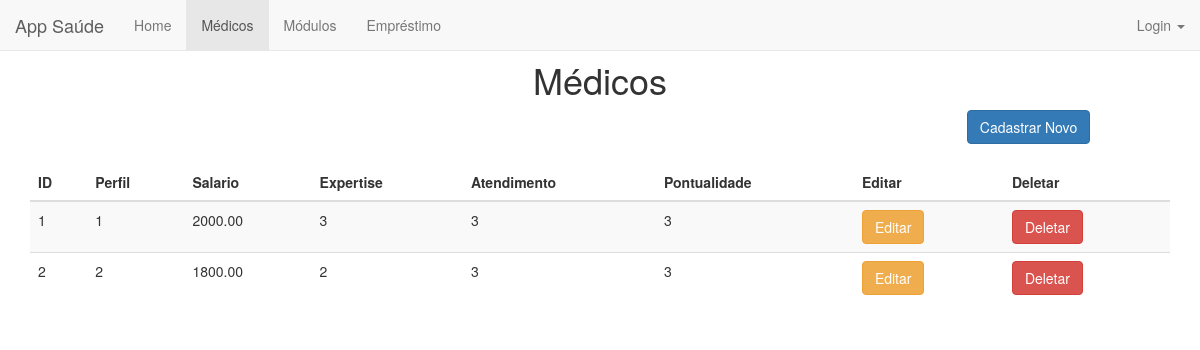
The page /medico/ on the database as committed earlier.
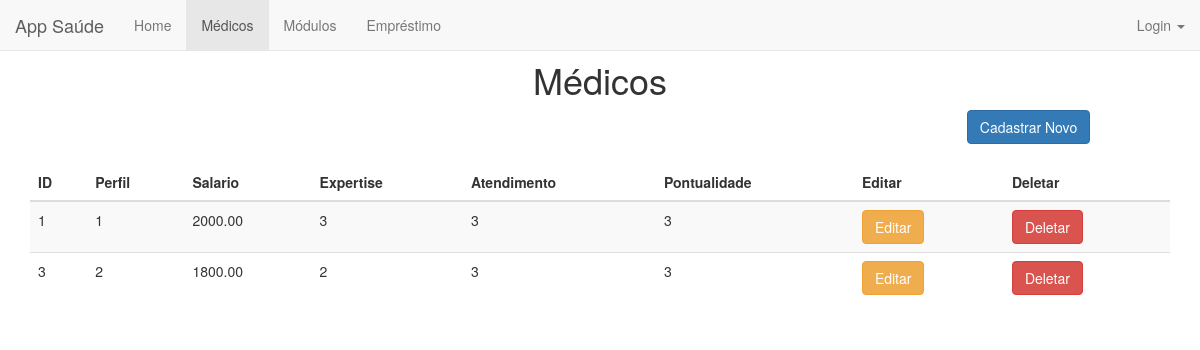
The same page on the database as committed later.
### medico/models.py (models this page shows)
class Medico(models.Model):
    classificacao = ((1,'1'),(2,'2'),(3,'3'))
    id = models.AutoField(u'id', primary_key=True, unique=True, default=1)
    perfil = models.IntegerField(validators=[MinValueValidator(1)])
    salario = models.FloatField(validators=[MinValueValidator(0.0)])
    expertise = models.IntegerField(default=1, choices=classificacao)
    atendimento = models.IntegerField(default=1, choices=classificacao)
    pontualidade = models.IntegerField(default=1, choices=classificacao)

### medico/views.py (the view)
def medico_index(request):
    medicos = Medico.objects.order_by('perfil')
    return render(request, 'medico/medico_index.html', {'medicos':medicos})

### medico/templates/medico/medico_index.html (shortened to what this page needs)
{% extends 'base.html' %}
{% load staticfiles %}
{% block medico %}class="active"{% endblock %}
{% block body %}
    <div class="container">
        <center><h1>Médicos</h1></center>
        <div align="right" style="margin-right: 7%">
            <a href="{% url 'medico:medico_new' %}"><button type="submit" class="btn btn-primary">Cadastrar Novo</button></a>
        </div>
        <br>
        <table class="table table-striped">
        <thead>
            <tr>
                <th>ID</th>
                <th>Perfil</th>
                <th>Salario</th>
                <th>Expertise</th>
                <th>Atendimento</th>
                <th>Pontualidade</th>
                <th>Editar</th>
                <th>Deletar</th>
            </tr>
        </thead>
        <tbody>
            {% for medico in medicos %}
                <tr>
                    <td>{{medico.id}}</td>
                    <td>{{medico.perfil}}</td>
                    <td>{{medico.salario | floatformat:2}}</td>
                    <td>{{medico.expertise}}</td>
                    <td>{{medico.atendimento}}</td>
                    <td>{{medico.pontualidade}}</td>
                    <td><a href="{% url 'medico:medico_edit' medico.id %}"><button type="button" class="btn btn-warning">Editar</button></a></td>
                    <td><a href="{% url 'medico:medico_delete' medico.id %}"><button type="button" class="btn btn-danger">Deletar</button></a></td>
                </tr>
            {% endfor %}
        </tbody>
        </table>
    </div>
{% endblock body %}

### home/templates/base.html (shortened to what this page needs)
{% load staticfiles %}
<!DOCTYPE html>
<html lang="en">
<head>
    <link rel="stylesheet" href="http://maxcdn.bootstrapcdn.com/bootstrap/3.3.6/css/bootstrap.min.css">
</head>
<body>
    <nav class="navbar navbar-default navbar-fixed-top">
        <div class="container-fluid">
            <div class="navbar-header">
                <a class="navbar-brand" href="#">App Saúde</a>
            </div>
            <div class="collapse navbar-collapse" id="bs-example-navbar-collapse-1">
                <ul class="nav navbar-nav">
                    <li {% block home %}{% endblock %}><a href="{% url 'home:index' %}">Home{% block home_span %}{% endblock %}</a></li>
                    <li {% block medico %}{% endblock %}><a href="{% url 'medico:medico_index' %}">Médicos{% block medico_span %}{% endblock %}</a></li>
                    <li {% block modulo %}{% endblock %}><a href="{% url 'modulo:modulo_index' %}">Módulos{% block modulo_span %}{% endblock %}</a></li>
                    <li {% block emprestimo %}{% endblock %}><a href="{% url 'emprestimo:emprestimo_index' %}">Empréstimo{% block emprestimo_span %}{% endblock %}</a></li>
                </ul>
                <ul class="nav navbar-nav navbar-right">
                    <li class="dropdown">
                        <a href="#" class="dropdown-toggle" data-toggle="dropdown" role="button" aria-haspopup="true" aria-expanded="false">Login <span class="caret"></span></a>
                    </li>
                </ul>
            </div>
        </div>
    </nav>
    <br><br>
{% block body %}
{% endblock %}
</body>
</html>

Rows that differ between the two databases and show on the page:
removed Medico: id "2", perfil "2", salario "1800.00", expertise "2", atendimento "3", pontualidade "3"
added Medico: id "3", perfil "2", salario "1800.00", expertise "2", atendimento "3", pontualidade "3"
